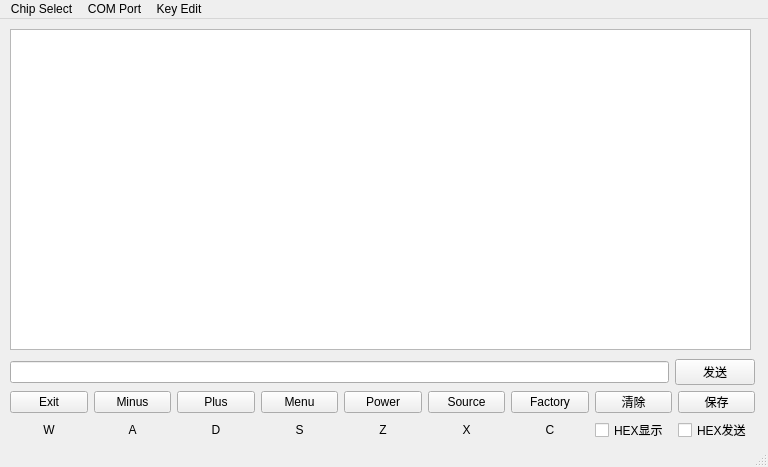
<?xml version="1.0" encoding="UTF-8"?>
<ui version="4.0">
 <class>MainWindow</class>
 <widget class="QMainWindow" name="MainWindow">
  <property name="geometry">
   <rect>
    <x>0</x>
    <y>0</y>
    <width>768</width>
    <height>467</height>
   </rect>
  </property>
  <property name="windowTitle">
   <string>MainWindow</string>
  </property>
  <widget class="QWidget" name="centralwidget">
   <widget class="QWidget" name="layoutWidget">
    <property name="geometry">
     <rect>
      <x>10</x>
      <y>340</y>
      <width>745</width>
      <height>82</height>
     </rect>
    </property>
    <layout class="QVBoxLayout" name="verticalLayout_10">
     <item>
      <layout class="QHBoxLayout" name="horizontalLayout_2">
       <item>
        <widget class="QLineEdit" name="DataToSend"/>
       </item>
       <item>
        <widget class="QPushButton" name="SendDataButton">
         <property name="text">
          <string>发送</string>
         </property>
        </widget>
       </item>
      </layout>
     </item>
     <item>
      <layout class="QHBoxLayout" name="horizontalLayout">
       <item>
        <layout class="QVBoxLayout" name="verticalLayout">
         <item>
          <widget class="QPushButton" name="ExitButton">
           <property name="text">
            <string>Exit</string>
           </property>
          </widget>
         </item>
         <item>
          <widget class="QLabel" name="KeyIndicatorA">
           <property name="text">
            <string>W</string>
           </property>
           <property name="alignment">
            <set>Qt::AlignCenter</set>
           </property>
          </widget>
         </item>
        </layout>
       </item>
       <item>
        <layout class="QVBoxLayout" name="verticalLayout_2">
         <item>
          <widget class="QPushButton" name="MinusButton">
           <property name="text">
            <string>Minus</string>
           </property>
          </widget>
         </item>
         <item>
          <widget class="QLabel" name="KeyIndicatorB">
           <property name="text">
            <string>A</string>
           </property>
           <property name="alignment">
            <set>Qt::AlignCenter</set>
           </property>
          </widget>
         </item>
        </layout>
       </item>
       <item>
        <layout class="QVBoxLayout" name="verticalLayout_3">
         <item>
          <widget class="QPushButton" name="PlusButton">
           <property name="text">
            <string>Plus</string>
           </property>
          </widget>
         </item>
         <item>
          <widget class="QLabel" name="KeyIndicatorC">
           <property name="text">
            <string>D</string>
           </property>
           <property name="alignment">
            <set>Qt::AlignCenter</set>
           </property>
          </widget>
         </item>
        </layout>
       </item>
       <item>
        <layout class="QVBoxLayout" name="verticalLayout_4">
         <item>
          <widget class="QPushButton" name="MenuButton">
           <property name="text">
            <string>Menu</string>
           </property>
          </widget>
         </item>
         <item>
          <widget class="QLabel" name="KeyIndicatorD">
           <property name="text">
            <string>S</string>
           </property>
           <property name="alignment">
            <set>Qt::AlignCenter</set>
           </property>
          </widget>
         </item>
        </layout>
       </item>
       <item>
        <layout class="QVBoxLayout" name="verticalLayout_5">
         <item>
          <widget class="QPushButton" name="PowerButton">
           <property name="text">
            <string>Power</string>
           </property>
          </widget>
         </item>
         <item>
          <widget class="QLabel" name="KeyIndicatorE">
           <property name="text">
            <string>Z</string>
           </property>
           <property name="alignment">
            <set>Qt::AlignCenter</set>
           </property>
          </widget>
         </item>
        </layout>
       </item>
       <item>
        <layout class="QVBoxLayout" name="verticalLayout_6">
         <item>
          <widget class="QPushButton" name="SourceButton">
           <property name="text">
            <string>Source</string>
           </property>
          </widget>
         </item>
         <item>
          <widget class="QLabel" name="KeyIndicatorF">
           <property name="text">
            <string>X</string>
           </property>
           <property name="alignment">
            <set>Qt::AlignCenter</set>
           </property>
          </widget>
         </item>
        </layout>
       </item>
       <item>
        <layout class="QVBoxLayout" name="verticalLayout_7">
         <item>
          <widget class="QPushButton" name="FactoryButton">
           <property name="text">
            <string>Factory</string>
           </property>
          </widget>
         </item>
         <item>
          <widget class="QLabel" name="KeyIndicatorG">
           <property name="text">
            <string>C</string>
           </property>
           <property name="alignment">
            <set>Qt::AlignCenter</set>
           </property>
          </widget>
         </item>
        </layout>
       </item>
       <item>
        <layout class="QVBoxLayout" name="verticalLayout_8">
         <item>
          <widget class="QPushButton" name="ClearDataButton">
           <property name="text">
            <string>清除</string>
           </property>
          </widget>
         </item>
         <item>
          <widget class="QCheckBox" name="HexDisCheckbox">
           <property name="text">
            <string>HEX显示</string>
           </property>
          </widget>
         </item>
        </layout>
       </item>
       <item>
        <layout class="QVBoxLayout" name="verticalLayout_9">
         <item>
          <widget class="QPushButton" name="SaveDataButton">
           <property name="text">
            <string>保存</string>
           </property>
          </widget>
         </item>
         <item>
          <widget class="QCheckBox" name="HexSendcheckBox_2">
           <property name="text">
            <string>HEX发送</string>
           </property>
          </widget>
         </item>
        </layout>
       </item>
      </layout>
     </item>
    </layout>
   </widget>
   <widget class="QTextEdit" name="textEdit">
    <property name="geometry">
     <rect>
      <x>10</x>
      <y>10</y>
      <width>741</width>
      <height>321</height>
     </rect>
    </property>
   </widget>
  </widget>
  <widget class="QMenuBar" name="menubar">
   <property name="geometry">
    <rect>
     <x>0</x>
     <y>0</y>
     <width>768</width>
     <height>23</height>
    </rect>
   </property>
   <widget class="QMenu" name="menuComPort">
    <property name="title">
     <string>COM Port</string>
    </property>
    <widget class="QMenu" name="menuBaudRates">
     <property name="title">
      <string>BaudRates</string>
     </property>
     <addaction name="action4800"/>
     <addaction name="action9600"/>
     <addaction name="action57600"/>
     <addaction name="action115200"/>
    </widget>
    <widget class="QMenu" name="menuData_Bits">
     <property name="title">
      <string>Data Bits</string>
     </property>
     <addaction name="action5"/>
     <addaction name="action6"/>
     <addaction name="action7"/>
     <addaction name="action8"/>
    </widget>
    <widget class="QMenu" name="menuStop_Bits">
     <property name="title">
      <string>Stop Bits</string>
     </property>
     <addaction name="action1"/>
     <addaction name="action1_5"/>
     <addaction name="action3"/>
    </widget>
    <widget class="QMenu" name="menuParity">
     <property name="title">
      <string>Parity</string>
     </property>
     <addaction name="actionNone"/>
     <addaction name="actionOdd"/>
     <addaction name="actionEven"/>
     <addaction name="actionMark"/>
     <addaction name="actionSpace"/>
    </widget>
    <addaction name="menuComport"/>
    <addaction name="menuBaudRates"/>
    <addaction name="menuData_Bits"/>
    <addaction name="menuStop_Bits"/>
    <addaction name="menuParity"/>
    <addaction name="separator"/>
    <addaction name="actionConnect"/>
   </widget>
   <widget class="QMenu" name="menuKey_Edit">
    <property name="title">
     <string>Key Edit</string>
    </property>
   </widget>
   <widget class="QMenu" name="menuSelect">
    <property name="title">
     <string>Chip Select</string>
    </property>
    <addaction name="actionMstar_9570S"/>
    <addaction name="actionRealTek"/>
   </widget>
   <addaction name="menuSelect"/>
   <addaction name="menuComPort"/>
   <addaction name="menuKey_Edit"/>
  </widget>
  <widget class="QStatusBar" name="statusbar"/>
  <action name="menuComport">
   <property name="text">
    <string>ComPort</string>
   </property>
  </action>
  <action name="action4800">
   <property name="checkable">
    <bool>true</bool>
   </property>
   <property name="text">
    <string>4800</string>
   </property>
  </action>
  <action name="action9600">
   <property name="checkable">
    <bool>true</bool>
   </property>
   <property name="text">
    <string>9600</string>
   </property>
  </action>
  <action name="action57600">
   <property name="checkable">
    <bool>true</bool>
   </property>
   <property name="text">
    <string>57600</string>
   </property>
  </action>
  <action name="action115200">
   <property name="checkable">
    <bool>true</bool>
   </property>
   <property name="text">
    <string>115200</string>
   </property>
  </action>
  <action name="actionMstar_9570S">
   <property name="checkable">
    <bool>true</bool>
   </property>
   <property name="checked">
    <bool>false</bool>
   </property>
   <property name="text">
    <string>Mstar</string>
   </property>
  </action>
  <action name="actionRealTek">
   <property name="checkable">
    <bool>true</bool>
   </property>
   <property name="text">
    <string>RealTek</string>
   </property>
  </action>
  <action name="action5">
   <property name="checkable">
    <bool>true</bool>
   </property>
   <property name="text">
    <string>5</string>
   </property>
  </action>
  <action name="action6">
   <property name="checkable">
    <bool>true</bool>
   </property>
   <property name="text">
    <string>6</string>
   </property>
  </action>
  <action name="action7">
   <property name="checkable">
    <bool>true</bool>
   </property>
   <property name="text">
    <string>7</string>
   </property>
  </action>
  <action name="action8">
   <property name="checkable">
    <bool>true</bool>
   </property>
   <property name="text">
    <string>8</string>
   </property>
  </action>
  <action name="action1">
   <property name="checkable">
    <bool>true</bool>
   </property>
   <property name="text">
    <string>1</string>
   </property>
  </action>
  <action name="action1_5">
   <property name="checkable">
    <bool>true</bool>
   </property>
   <property name="text">
    <string>1.5</string>
   </property>
  </action>
  <action name="action3">
   <property name="checkable">
    <bool>true</bool>
   </property>
   <property name="text">
    <string>2</string>
   </property>
  </action>
  <action name="actionNone">
   <property name="checkable">
    <bool>true</bool>
   </property>
   <property name="text">
    <string>None</string>
   </property>
  </action>
  <action name="actionOdd">
   <property name="checkable">
    <bool>true</bool>
   </property>
   <property name="text">
    <string>Odd</string>
   </property>
  </action>
  <action name="actionEven">
   <property name="checkable">
    <bool>true</bool>
   </property>
   <property name="text">
    <string>Even</string>
   </property>
  </action>
  <action name="actionMark">
   <property name="checkable">
    <bool>true</bool>
   </property>
   <property name="text">
    <string>Mark</string>
   </property>
  </action>
  <action name="actionSpace">
   <property name="checkable">
    <bool>true</bool>
   </property>
   <property name="text">
    <string>Space</string>
   </property>
  </action>
  <action name="actionConnect">
   <property name="text">
    <string>COM Port Connect</string>
   </property>
  </action>
 </widget>
 <resources/>
 <connections/>
</ui>
